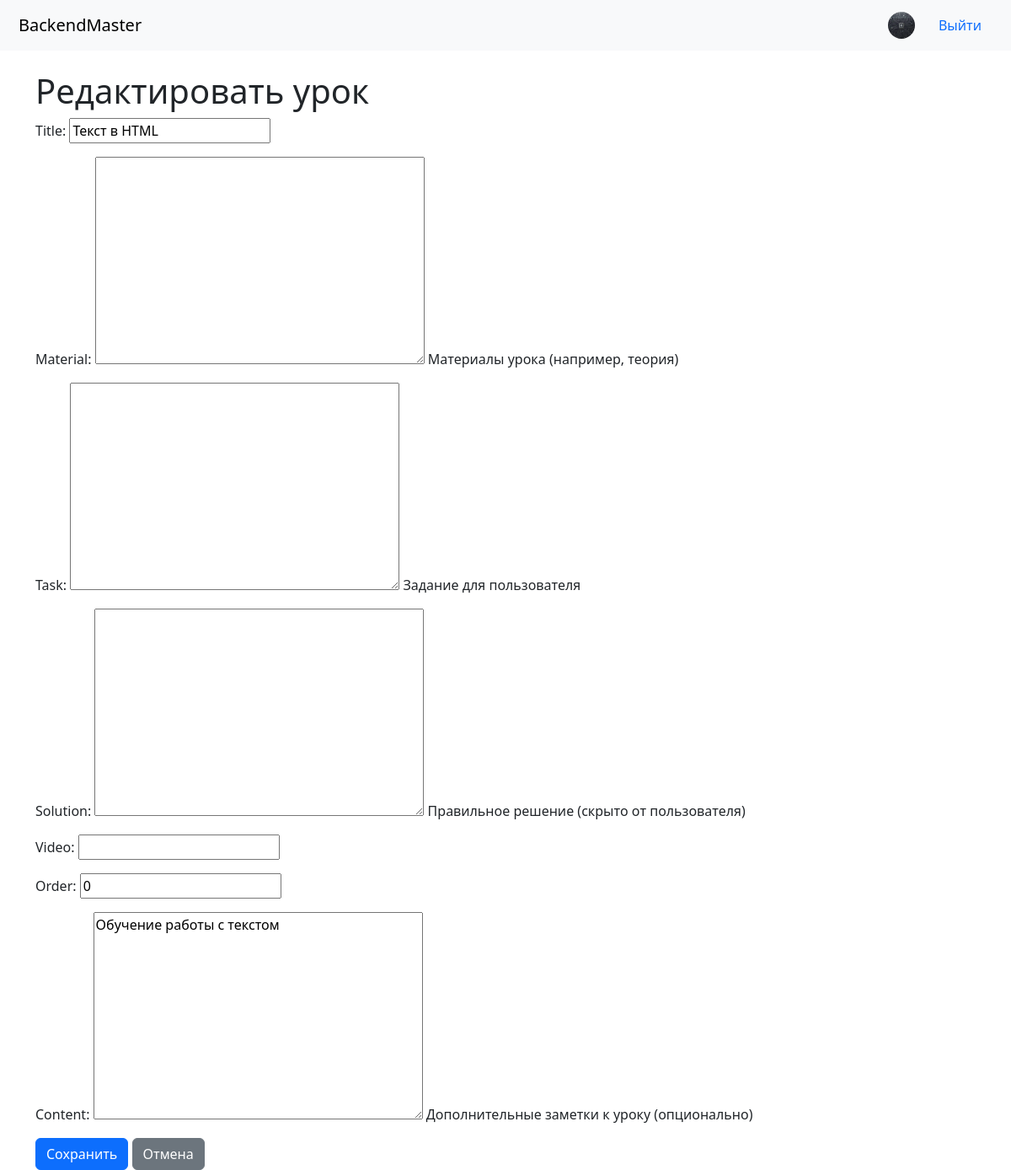
Page /courses/2/lesson/3/edit/ (signed in) on the committed database.
### users/models.py (models this page shows, shortened)
class User(AbstractUser):
    nickname = models.CharField(max_length=50, unique=True, verbose_name="Никнейм", help_text="Будет использоваться как основной логин")
    avatar = models.ImageField(upload_to='avatars/', blank=True, null=True)
    USERNAME_FIELD = 'nickname'
    REQUIRED_FIELDS = ['username', 'email']
    objects = UserManager()

### courses/models.py (models this page shows, shortened)
class Lesson(models.Model):
    course = models.ForeignKey(  # Ссылка на курс, к которому относится урок
        Course,
        on_delete=models.CASCADE,
        related_name='lessons'  # Позволяет получить все уроки курса: course.lessons.all()
    )
    title = models.CharField(max_length=200)  # Название урока
    content = models.TextField(  # Дополнительные заметки к уроку
        blank=True,
        help_text="Дополнительные заметки к уроку (опционально)"
    )
    material = models.TextField(  # Основной теоретический материал
        blank=True,
        help_text="Материалы урока (например, теория)"
    )
    task = models.TextField(  # Задание для ученика
        blank=True,
        help_text="Задание для пользователя"
    )
    solution = models.TextField(  # Решение (для преподавателя)
        blank=True,
        help_text="Правильное решение (скрыто от пользователя)"
    )
    video = models.URLField(  # Ссылка на обучающее видео
        blank=True,
        null=True
    )
    order = models.PositiveIntegerField(default=0)  # Порядок отображения урока в курсе
    created_at = models.DateTimeField(auto_now_add=True)  # Дата создания урока
    class Meta:
        ordering = ['order']  # Уроки будут автоматически сортироваться по полю order

### courses/views.py (the view, shortened to what this page needs)
# urls.py: path('<int:course_pk>/lesson/<int:lesson_pk>/edit/', views.LessonUpdateView.as_view(), name='lesson_edit'),
class LessonUpdateView(LoginRequiredMixin, UserPassesTestMixin, UpdateView):
    model = Lesson
    fields = ['title', 'material', 'task', 'solution', 'video', 'order', 'content']
    template_name = 'courses/lesson_form.html'
    pk_url_kwarg = 'lesson_pk'
    def test_func(self):
        return self.request.user.is_staff

### templates/courses/lesson_form.html (shortened to what this page needs)
{% extends 'base.html' %}
{% block content %}
  <h1>{% if form.instance.pk %}Редактировать урок{% else %}Добавить урок{% endif %}</h1>
  <form method="POST">
    {{ form.as_p }}
    <button type="submit" class="btn btn-primary">Сохранить</button>
    {% if form.instance.pk %}
      <a href="{% url 'courses:course_detail' pk=request.resolver_match.kwargs.course_pk %}" class="btn btn-secondary">Отмена</a>
    {% else %}
      <a href="{% url 'courses:course_detail' pk=request.resolver_match.kwargs.pk %}" class="btn btn-secondary">Отмена</a>
    {% endif %}
  </form>
{% endblock %}

### templates/base.html (shortened to what this page needs)
<!DOCTYPE html>
<html lang="en">
<head>
    {% load static %}
    <link href="{% static 'css/bootstrap.css' %}" rel="stylesheet">
</head>
<body>
    <nav class="navbar navbar-light bg-light">
        <div class="container-fluid">
            <a class="navbar-brand" href="{% url 'home' %}">BackendMaster</a>
            <div class="navbar-right">
                {% if user.is_authenticated %}
                    <a href="{% url 'users:profile' %}">
                        {% if user.avatar %}
                            <img src="{{ user.avatar.url }}" alt="Аватар" class="rounded-circle" style="width: 32px; height: 32px; object-fit: cover;">
                        {% else %}
                            <img src="{% static 'images/default-avatar.png' %}" alt="Аватар" class="rounded-circle" style="width: 32px; height: 32px; object-fit: cover;">
                        {% endif %}
                    </a>
                    <form method="POST" action="{% url 'users:logout' %}" style="display: inline;">
                        <button type="submit" class="btn btn-link" style="text-decoration: none;">Выйти</button>
                    </form>
                {% else %}
                    <a href="{% url 'users:login' %}">Войти</a>
                {% endif %}
            </div>
        </div>
    </nav>
    <div class="container mt-4">
        {% block content %}{% endblock %}
    </div>
</body>
</html>

### templates/base.html (style rules this page uses)
.navbar { padding: 10px; }
.navbar-brand { margin-right: 20px; }
.navbar-right { display: flex; align-items: center; gap: 15px; }

### rows in the picture
User: avatar (picture)
Lesson: title "Текст в HTML", order "0", content "Обучение работы с текстом"
